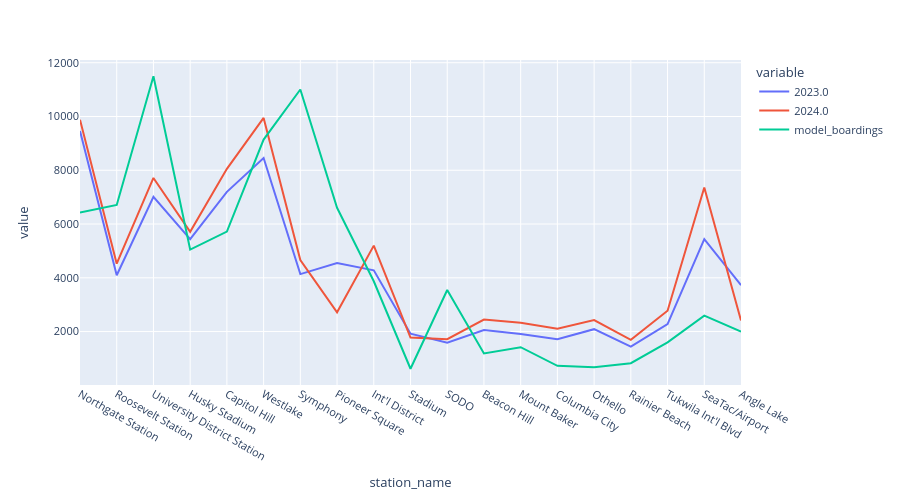

Notebook cell for this chart:
### Code cell
fig = px.line(df[[2023,2024,'model_boardings']])
fig.update_layout(height=500, width=900, font=dict(size=11),
                  yaxis_tickformat = '.00f')
fig.show()

### Figure 1 — Plotly figure (JSON) as saved in the notebook; plotly's stock layout.template omitted (floating-point values rounded to 4 significant figures)
{"data": [{"hovertemplate": "variable=2023.0<br>station_name=%{x}<br>value=%{y}<extra></extra>", "legendgroup": "2023.0", "line": {"color": "#636efa", "dash": "solid"}, "marker": {"symbol": "circle"}, "mode": "lines", "name": "2023.0", "orientation": "v", "showlegend": true, "type": "scatter", "x": ["Northgate Station", "Roosevelt Station", "University District Station", "Husky Stadium", "Capitol Hill", "Westlake", "Symphony", "Pioneer Square", "Int'l District", "Stadium", "SODO", "Beacon Hill", "Mount Baker", "Columbia City", "Othello", "Rainier Beach", "Tukwila Int'l Blvd", "SeaTac/Airport", "Angle Lake"], "xaxis": "x", "y": [9458.0, 4095.0, 7011.0, 5440.0, 7196.0, 8457.0, 4137.0, 4552.0, 4278.0, 1920.0, 1587.0, 2059.0, 1909.0, 1713.0, 2088.0, 1436.0, 2278.0, 5435.0, 3725.0], "yaxis": "y"}, {"hovertemplate": "variable=2024.0<br>station_name=%{x}<br>value=%{y}<extra></extra>", "legendgroup": "2024.0", "line": {"color": "#EF553B", "dash": "solid"}, "marker": {"symbol": "circle"}, "mode": "lines", "name": "2024.0", "orientation": "v", "showlegend": true, "type": "scatter", "x": ["Northgate Station", "Roosevelt Station", "University District Station", "Husky Stadium", "Capitol Hill", "Westlake", "Symphony", "Pioneer Square", "Int'l District", "Stadium", "SODO", "Beacon Hill", "Mount Baker", "Columbia City", "Othello", "Rainier Beach", "Tukwila Int'l Blvd", "SeaTac/Airport", "Angle Lake"], "xaxis": "x", "y": [9882.0, 4523.0, 7714.0, 5708.0, 8052.0, 9948.0, 4663.0, 2717.0, 5196.0, 1778.0, 1717.0, 2445.0, 2323.0, 2102.0, 2426.0, 1690.0, 2774.0, 7357.0, 2415.0], "yaxis": "y"}, {"hovertemplate": "variable=model_boardings<br>station_name=%{x}<br>value=%{y}<extra></extra>", "legendgroup": "model_boardings", "line": {"color": "#00cc96", "dash": "solid"}, "marker": {"symbol": "circle"}, "mode": "lines", "name": "model_boardings", "orientation": "v", "showlegend": true, "type": "scatter", "x": ["Northgate Station", "Roosevelt Station", "University District Station", "Husky Stadium", "Capitol Hill", "Westlake", "Symphony", "Pioneer Square", "Int'l District", "Stadium", "SODO", "Beacon Hill", "Mount Baker", "Columbia City", "Othello", "Rainier Beach", "Tukwila Int'l Blvd", "SeaTac/Airport", "Angle Lake"], "xaxis": "x", "y": [6432.0, 6708.0, 11500.0, 5051.0, 5720.0, 9142.0, 11010.0, 6604.0, 3871.0, 616.0, 3546.0, 1186.0, 1417.0, 723.4, 670.4, 823.8, 1598.0, 2592.0, 1997.0], "yaxis": "y"}], "layout": {"font": {"size": 11}, "height": 500, "legend": {"title": {"text": "variable"}, "tracegroupgap": 0}, "margin": {"t": 60}, "width": 900, "xaxis": {"anchor": "y", "domain": [0, 1], "title": {"text": "station_name"}}, "yaxis": {"anchor": "x", "domain": [0, 1], "tickformat": ".00f", "title": {"text": "value"}}}}
